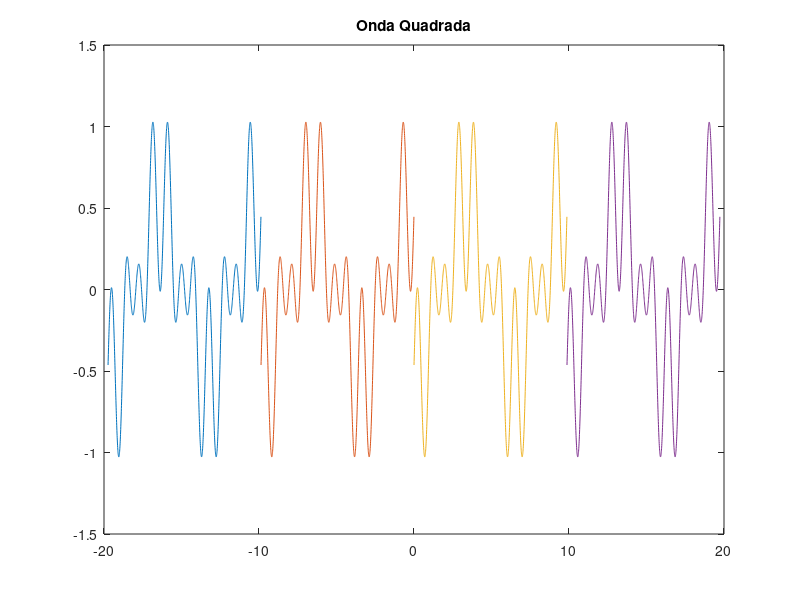

Write the MATLAB code that produced this figure.
%serie de Fourier de uma onda quadrada
close all

t1=-pi:0.001:-(pi/2);
t2=-(pi/2):0.001:0;
t3=0:0.001:(pi/2);
t4=(pi/2):0.001:pi;


serie=0;
T=2*pi;
w=2*pi/T
t1=T*t1
t2=T*t2
t3=T*t3
t4=T*t4
i=7;

for n=1:2:i;
    y=[(cos((-pi/2).*n)-cos(-pi.*n)-(cos(pi.*n)+cos((pi/2).*n)))/(n.*pi)];
    serie=serie+(y.*sin(n*t1));
end
for n=1:2:i;
    y=[(cos((-pi/2).*n)-cos(-pi.*n)-(cos(pi.*n)+cos((pi/2).*n)))/(n.*pi)];
    serie=serie+(y.*sin(n*t2));
end

for n=1:2:i;
    y=[(cos((-pi/2).*n)-cos(-pi.*n)-(cos(pi.*n)+cos((pi/2).*n)))/(n.*pi)];
    serie=serie+(y.*sin(n*t3));
end

for n=1:2:i;
    y=[(cos((-pi/2).*n)-cos(-pi.*n)-(cos(pi.*n)+cos((pi/2).*n)))/(n.*pi)];
    serie=serie+(y.*sin(n*t4));
end


plot(t1,serie);
hold on;
plot(t2,serie);
hold on;
plot(t3,serie);
hold on;
plot(t4,serie);
hold on;

title('Onda Quadrada');